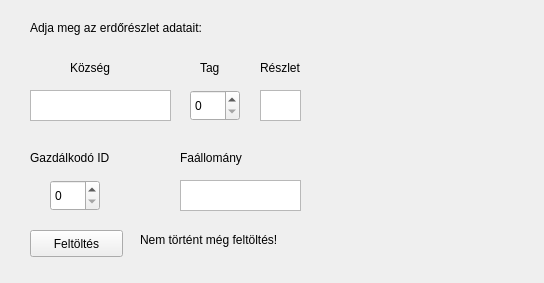
<?xml version="1.0" encoding="UTF-8"?>
<ui version="4.0">
 <class>Widget</class>
 <widget class="QWidget" name="Widget">
  <property name="geometry">
   <rect>
    <x>0</x>
    <y>0</y>
    <width>544</width>
    <height>283</height>
   </rect>
  </property>
  <property name="windowTitle">
   <string>Adatok feltöltése</string>
  </property>
  <widget class="QStackedWidget" name="centralstackedWidget">
   <property name="geometry">
    <rect>
     <x>0</x>
     <y>10</y>
     <width>451</width>
     <height>281</height>
    </rect>
   </property>
   <widget class="QWidget" name="centralstackedWidgetPage1">
    <widget class="QLabel" name="label">
     <property name="geometry">
      <rect>
       <x>30</x>
       <y>10</y>
       <width>291</width>
       <height>16</height>
      </rect>
     </property>
     <property name="text">
      <string>Adja meg az erdőrészlet adatait:</string>
     </property>
    </widget>
    <widget class="QLabel" name="label_2">
     <property name="geometry">
      <rect>
       <x>30</x>
       <y>140</y>
       <width>101</width>
       <height>16</height>
      </rect>
     </property>
     <property name="text">
      <string>Gazdálkodó ID</string>
     </property>
    </widget>
    <widget class="QTextEdit" name="textEdit">
     <property name="geometry">
      <rect>
       <x>30</x>
       <y>80</y>
       <width>141</width>
       <height>31</height>
      </rect>
     </property>
    </widget>
    <widget class="QTextEdit" name="textEdit_2">
     <property name="geometry">
      <rect>
       <x>180</x>
       <y>170</y>
       <width>121</width>
       <height>31</height>
      </rect>
     </property>
    </widget>
    <widget class="QPushButton" name="pushButton">
     <property name="geometry">
      <rect>
       <x>30</x>
       <y>220</y>
       <width>93</width>
       <height>27</height>
      </rect>
     </property>
     <property name="text">
      <string>Feltöltés</string>
     </property>
    </widget>
    <widget class="QLabel" name="label_3">
     <property name="geometry">
      <rect>
       <x>140</x>
       <y>220</y>
       <width>281</width>
       <height>20</height>
      </rect>
     </property>
     <property name="text">
      <string>Nem történt még feltöltés!</string>
     </property>
    </widget>
    <widget class="QTextEdit" name="textEdit_3">
     <property name="geometry">
      <rect>
       <x>260</x>
       <y>80</y>
       <width>41</width>
       <height>31</height>
      </rect>
     </property>
    </widget>
    <widget class="QLabel" name="label_4">
     <property name="geometry">
      <rect>
       <x>70</x>
       <y>50</y>
       <width>51</width>
       <height>16</height>
      </rect>
     </property>
     <property name="text">
      <string>Község</string>
     </property>
    </widget>
    <widget class="QLabel" name="label_5">
     <property name="geometry">
      <rect>
       <x>200</x>
       <y>50</y>
       <width>31</width>
       <height>16</height>
      </rect>
     </property>
     <property name="text">
      <string>Tag</string>
     </property>
    </widget>
    <widget class="QLabel" name="label_6">
     <property name="geometry">
      <rect>
       <x>260</x>
       <y>50</y>
       <width>51</width>
       <height>16</height>
      </rect>
     </property>
     <property name="text">
      <string>Részlet</string>
     </property>
    </widget>
    <widget class="QLabel" name="label_7">
     <property name="geometry">
      <rect>
       <x>180</x>
       <y>140</y>
       <width>101</width>
       <height>16</height>
      </rect>
     </property>
     <property name="text">
      <string>Faállomány</string>
     </property>
    </widget>
    <widget class="QSpinBox" name="spinBox">
     <property name="geometry">
      <rect>
       <x>190</x>
       <y>80</y>
       <width>50</width>
       <height>31</height>
      </rect>
     </property>
    </widget>
    <widget class="QSpinBox" name="spinBox_2">
     <property name="geometry">
      <rect>
       <x>50</x>
       <y>170</y>
       <width>50</width>
       <height>31</height>
      </rect>
     </property>
    </widget>
   </widget>
  </widget>
 </widget>
 <resources/>
 <connections/>
</ui>
